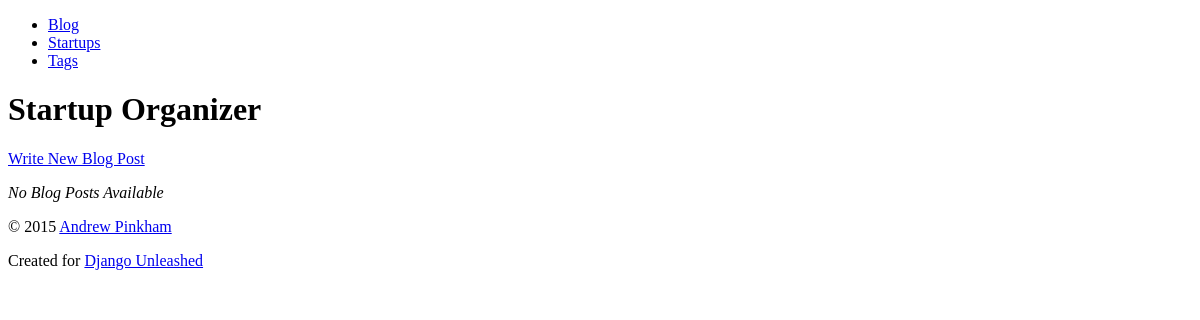
Page /blog/ on the earlier database version.
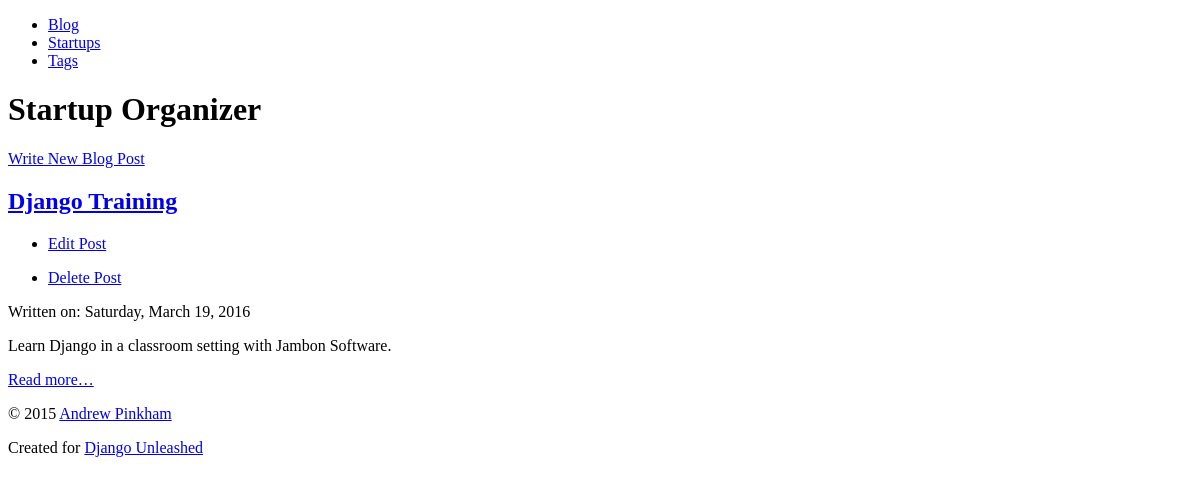
Same page on the later database version.
### blog/models.py (models this page shows, shortened)
class Post(models.Model):
    title = models.CharField(max_length=63)
    slug = models.SlugField(max_length=63,
                            help_text='A label for URL config.',
                            unique_for_month='pub_date')
    text = models.TextField()
    pub_date = models.DateField('date published',
                                auto_now_add=True)
    tags = models.ManyToManyField(Tag,
                             related_name='blog_posts')
    startups = models.ManyToManyField(Startup,
                                 related_name='blog_posts')
    class Meta:
        verbose_name = 'blog'
        ordering = ['-pub_date', 'title']
        get_latest_by = 'pub_date'
    def get_absolute_url(self):
        return reverse('blog_post_detail',
                       kwargs={'year': self.pub_date.year,
                               'month': self.pub_date.month,
                               'slug':	self.slug})
    def get_update_url(self):
        return reverse('blog_post_update',
                       kwargs={'year': self.pub_date.year,
                               'month': self.pub_date.month,
                               'slug': self.slug})
    def get_delete_url(self):
        return reverse(
            'blog_post_delete',
            kwargs={'year': self.pub_date.year,
                    'month': self.pub_date.month,
                    'slug': self.slug}
        )

### blog/views.py (the view)
class PostList(View):
    def get(self, request):
        post_list = Post.objects.all()
        return render_to_response('blog/post_list.html',
                              {'post_list': post_list})

### blog/templates/blog/post_list.html (shortened to what this page needs)
{% extends parent_template|default:"blog/base_blog.html" %}
{% block content %}
<div>
    <a href="{% url 'blog_post_create' %}">Write New Blog Post</a>
</div>
{% for post in post_list %}
<article>
    <header>
        <h2>
            <a href="{{ post.get_absolute_url }}">{{ post.title|title }}</a>
        </h2>
         <ul>
            <li><a href="{{ post.get_update_url }}">Edit Post</a></li>
        </ul>
          <ul>
            <li><a href="{{ post.get_delete_url }}">Delete Post</a></li>
        </ul>
        <p>
            Written on:
            <time datetime="{{ post.pub_date }}">{{ post.pub_date|date:"l, F j, Y" }}
            </time>
        </p>
    </header>
    <p>{{ post.text|truncatewords:20 }}</p>
    <p><a href="{{ post.get_absolute_url }}">Read more&hellip;</a></p>
</article>
{% empty %}
<p><em>No Blog Posts Available</em></p>
{% endfor %}
{% endblock %}

Differences in the rows shown:
added Post: title "Django Training", pub_date "Saturday, March 19, 2016", text "Learn Django in a classroom setting with Jambon Software."
Other differences:
text no longer shown: "No Blog Posts Available"
